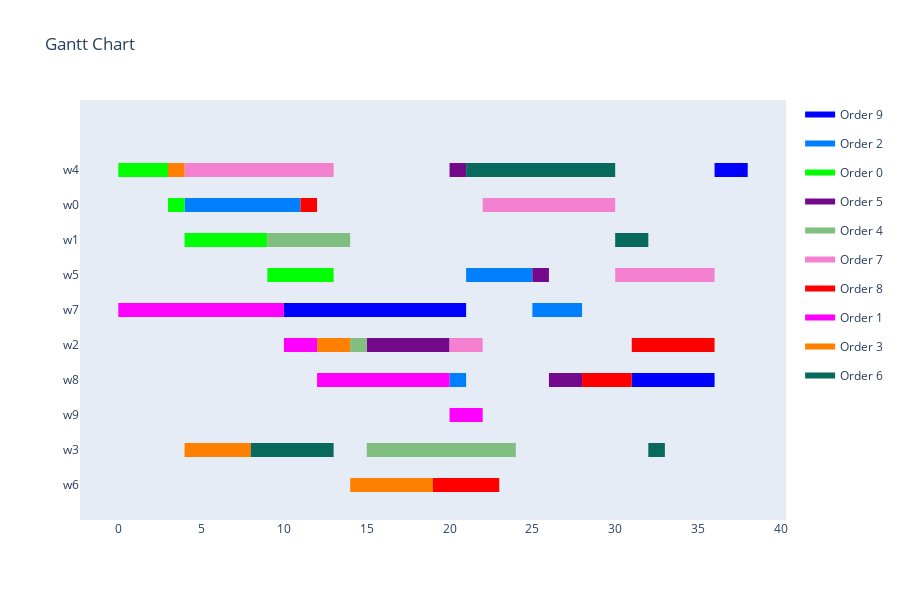
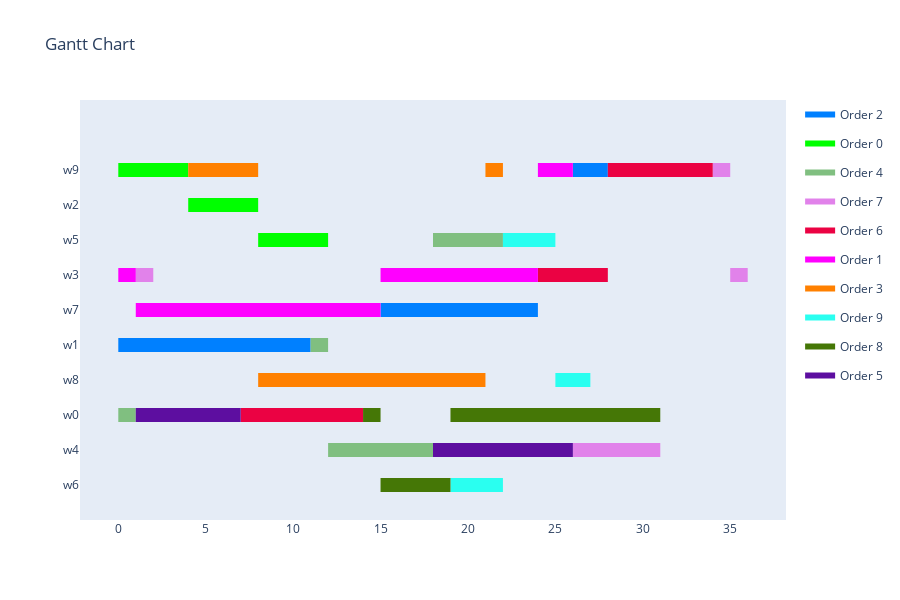
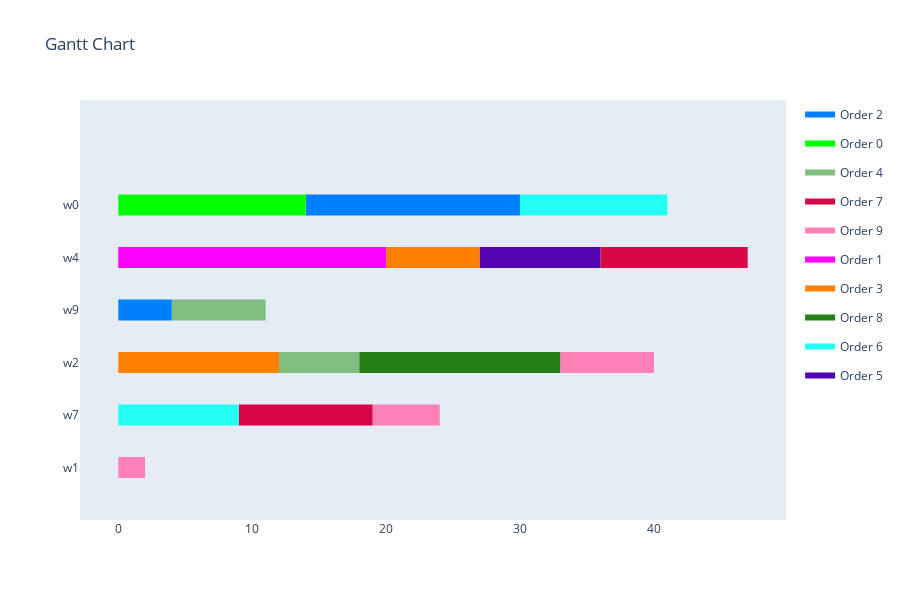

The notebook cell these images were saved under, in order:
### Code cell
all_results = mas.get_all_results()

for result in all_results:
    show_result(result)

print(f'\nDominance Values:')
for i in range(len(all_results)):
    print(f'{all_results[i][0].created_by.name}, {all_results[i][0].created_by.objective}: {mas.get_dominance(all_results, i)}')

### Figure 1 — Plotly figure (JSON) as saved in the notebook; plotly's stock layout.template omitted (floating-point values rounded to 4 significant figures)
{"data": [{"fill": "toself", "fillcolor": "rgb(0, 0, 255)", "hoverinfo": "name", "legendgroup": "rgb(0, 0, 255)", "mode": "none", "name": "Order 9", "type": "scatter", "x": [36, 38, 38, 36, 36, 10, 16, 16, 10, 10, 16, 21, 21, 16, 16, 31, 36, 36, 31], "y": [8.8, 8.8, 9.2, 9.2, null, 4.8, 4.8, 5.2, 5.2, null, 4.8, 4.8, 5.2, 5.2, null, 2.8, 2.8, 3.2, 3.2]}, {"fill": "toself", "fillcolor": "rgb(0, 128, 255)", "hoverinfo": "name", "legendgroup": "rgb(0, 128, 255)", "mode": "none", "name": "Order 2", "type": "scatter", "x": [4, 11, 11, 4, 4, 21, 25, 25, 21, 21, 25, 28, 28, 25, 25, 20, 21, 21, 20], "y": [7.8, 7.8, 8.2, 8.2, null, 5.8, 5.8, 6.2, 6.2, null, 4.8, 4.8, 5.2, 5.2, null, 2.8, 2.8, 3.2, 3.2]}, {"fill": "toself", "fillcolor": "rgb(0, 255, 0)", "hoverinfo": "name", "legendgroup": "rgb(0, 255, 0)", "mode": "none", "name": "Order 0", "type": "scatter", "x": [0, 3, 3, 0, 0, 3, 4, 4, 3, 3, 4, 9, 9, 4, 4, 9, 13, 13, 9], "y": [8.8, 8.8, 9.2, 9.2, null, 7.8, 7.8, 8.2, 8.2, null, 6.8, 6.8, 7.2, 7.2, null, 5.8, 5.8, 6.2, 6.2]}, {"fill": "toself", "fillcolor": "rgb(115, 10, 139)", "hoverinfo": "name", "legendgroup": "rgb(115, 10, 139)", "mode": "none", "name": "Order 5", "type": "scatter", "x": [20, 21, 21, 20, 20, 25, 26, 26, 25, 25, 15, 20, 20, 15, 15, 26, 28, 28, 26], "y": [8.8, 8.8, 9.2, 9.2, null, 5.8, 5.8, 6.2, 6.2, null, 3.8, 3.8, 4.2, 4.2, null, 2.8, 2.8, 3.2, 3.2]}, {"fill": "toself", "fillcolor": "rgb(128, 191, 128)", "hoverinfo": "name", "legendgroup": "rgb(128, 191, 128)", "mode": "none", "name": "Order 4", "type": "scatter", "x": [9, 13, 13, 9, 9, 13, 14, 14, 13, 13, 14, 15, 15, 14, 14, 15, 24, 24, 15], "y": [6.8, 6.8, 7.2, 7.2, null, 6.8, 6.8, 7.2, 7.2, null, 3.8, 3.8, 4.2, 4.2, null, 0.8, 0.8, 1.2, 1.2]}, {"fill": "toself", "fillcolor": "rgb(243, 129, 208)", "hoverinfo": "name", "legendgroup": "rgb(243, 129, 208)", "mode": "none", "name": "Order 7", "type": "scatter", "x": [4, 13, 13, 4, 4, 22, 30, 30, 22, 22, 30, 36, 36, 30, 30, 20, 22, 22, 20], "y": [8.8, 8.8, 9.2, 9.2, null, 7.8, 7.8, 8.2, 8.2, null, 5.8, 5.8, 6.2, 6.2, null, 3.8, 3.8, 4.2, 4.2]}, {"fill": "toself", "fillcolor": "rgb(255, 0, 0)", "hoverinfo": "name", "legendgroup": "rgb(255, 0, 0)", "mode": "none", "name": "Order 8", "type": "scatter", "x": [11, 12, 12, 11, 11, 31, 36, 36, 31, 31, 28, 31, 31, 28, 28, 19, 23, 23, 19], "y": [7.8, 7.8, 8.2, 8.2, null, 3.8, 3.8, 4.2, 4.2, null, 2.8, 2.8, 3.2, 3.2, null, -0.2, -0.2, 0.2, 0.2]}, {"fill": "toself", "fillcolor": "rgb(255, 0, 255)", "hoverinfo": "name", "legendgroup": "rgb(255, 0, 255)", "mode": "none", "name": "Order 1", "type": "scatter", "x": [0, 10, 10, 0, 0, 10, 12, 12, 10, 10, 12, 20, 20, 12, 12, 20, 22, 22, 20], "y": [4.8, 4.8, 5.2, 5.2, null, 3.8, 3.8, 4.2, 4.2, null, 2.8, 2.8, 3.2, 3.2, null, 1.8, 1.8, 2.2, 2.2]}, {"fill": "toself", "fillcolor": "rgb(255, 128, 0)", "hoverinfo": "name", "legendgroup": "rgb(255, 128, 0)", "mode": "none", "name": "Order 3", "type": "scatter", "x": [3, 4, 4, 3, 3, 12, 14, 14, 12, 12, 4, 8, 8, 4, 4, 14, 19, 19, 14], "y": [8.8, 8.8, 9.2, 9.2, null, 3.8, 3.8, 4.2, 4.2, null, 0.8, 0.8, 1.2, 1.2, null, -0.2, -0.2, 0.2, 0.2]}, {"fill": "toself", "fillcolor": "rgb(7, 106, 93)", "hoverinfo": "name", "legendgroup": "rgb(7, 106, 93)", "mode": "none", "name": "Order 6", "type": "scatter", "x": [21, 30, 30, 21, 21, 30, 32, 32, 30, 30, 8, 13, 13, 8, 8, 32, 33, 33, 32], "y": [8.8, 8.8, 9.2, 9.2, null, 6.8, 6.8, 7.2, 7.2, null, 0.8, 0.8, 1.2, 1.2, null, 0.8, 0.8, 1.2, 1.2]}, {"legendgroup": "rgb(0, 0, 255)", "marker": {"color": "rgb(0, 0, 255)", "opacity": 0, "size": 1}, "mode": "markers", "name": "", "showlegend": false, "text": [null, null, null, null, null, null, null, null], "type": "scatter", "x": [36, 38, 10, 16, 16, 21, 31, 36], "y": [9, 9, 5, 5, 5, 5, 3, 3]}, {"legendgroup": "rgb(0, 128, 255)", "marker": {"color": "rgb(0, 128, 255)", "opacity": 0, "size": 1}, "mode": "markers", "name": "", "showlegend": false, "text": [null, null, null, null, null, null, null, null], "type": "scatter", "x": [4, 11, 21, 25, 25, 28, 20, 21], "y": [8, 8, 6, 6, 5, 5, 3, 3]}, {"legendgroup": "rgb(0, 255, 0)", "marker": {"color": "rgb(0, 255, 0)", "opacity": 0, "size": 1}, "mode": "markers", "name": "", "showlegend": false, "text": [null, null, null, null, null, null, null, null], "type": "scatter", "x": [0, 3, 3, 4, 4, 9, 9, 13], "y": [9, 9, 8, 8, 7, 7, 6, 6]}, {"legendgroup": "rgb(115, 10, 139)", "marker": {"color": "rgb(115, 10, 139)", "opacity": 0, "size": 1}, "mode": "markers", "name": "", "showlegend": false, "text": [null, null, null, null, null, null, null, null], "type": "scatter", "x": [20, 21, 25, 26, 15, 20, 26, 28], "y": [9, 9, 6, 6, 4, 4, 3, 3]}, {"legendgroup": "rgb(128, 191, 128)", "marker": {"color": "rgb(128, 191, 128)", "opacity": 0, "size": 1}, "mode": "markers", "name": "", "showlegend": false, "text": [null, null, null, null, null, null, null, null], "type": "scatter", "x": [9, 13, 13, 14, 14, 15, 15, 24], "y": [7, 7, 7, 7, 4, 4, 1, 1]}, {"legendgroup": "rgb(243, 129, 208)", "marker": {"color": "rgb(243, 129, 208)", "opacity": 0, "size": 1}, "mode": "markers", "name": "", "showlegend": false, "text": [null, null, null, null, null, null, null, null], "type": "scatter", "x": [4, 13, 22, 30, 30, 36, 20, 22], "y": [9, 9, 8, 8, 6, 6, 4, 4]}, {"legendgroup": "rgb(255, 0, 0)", "marker": {"color": "rgb(255, 0, 0)", "opacity": 0, "size": 1}, "mode": "markers", "name": "", "showlegend": false, "text": [null, null, null, null, null, null, null, null], "type": "scatter", "x": [11, 12, 31, 36, 28, 31, 19, 23], "y": [8, 8, 4, 4, 3, 3, 0, 0]}, {"legendgroup": "rgb(255, 0, 255)", "marker": {"color": "rgb(255, 0, 255)", "opacity": 0, "size": 1}, "mode": "markers", "name": "", "showlegend": false, "text": [null, null, null, null, null, null, null, null], "type": "scatter", "x": [0, 10, 10, 12, 12, 20, 20, 22], "y": [5, 5, 4, 4, 3, 3, 2, 2]}, {"legendgroup": "rgb(255, 128, 0)", "marker": {"color": "rgb(255, 128, 0)", "opacity": 0, "size": 1}, "mode": "markers", "name": "", "showlegend": false, "text": [null, null, null, null, null, null, null, null], "type": "scatter", "x": [3, 4, 12, 14, 4, 8, 14, 19], "y": [9, 9, 4, 4, 1, 1, 0, 0]}, {"legendgroup": "rgb(7, 106, 93)", "marker": {"color": "rgb(7, 106, 93)", "opacity": 0, "size": 1}, "mode": "markers", "name": "", "showlegend": false, "text": [null, null, null, null, null, null, null, null], "type": "scatter", "x": [21, 30, 30, 32, 8, 13, 32, 33], "y": [9, 9, 7, 7, 1, 1, 1, 1]}], "layout": {"height": 600, "hovermode": "closest", "showlegend": true, "title": {"text": "Gantt Chart"}, "xaxis": {"rangeselector": {"buttons": [{"count": 7, "label": "1w", "step": "day", "stepmode": "backward"}, {"count": 1, "label": "1m", "step": "month", "stepmode": "backward"}, {"count": 6, "label": "6m", "step": "month", "stepmode": "backward"}, {"count": 1, "label": "YTD", "step": "year", "stepmode": "todate"}, {"count": 1, "label": "1y", "step": "year", "stepmode": "backward"}, {"step": "all"}]}, "showgrid": false, "type": "linear", "zeroline": false}, "yaxis": {"autorange": false, "range": [-1, 11], "showgrid": false, "ticktext": ["w6", "w3", "w9", "w8", "w2", "w7", "w5", "w1", "w0", "w4"], "tickvals": [0, 1, 2, 3, 4, 5, 6, 7, 8, 9], "zeroline": false}}}

### Figure 2 — Plotly figure (JSON) as saved in the notebook; plotly's stock layout.template omitted (floating-point values rounded to 4 significant figures)
{"data": [{"fill": "toself", "fillcolor": "rgb(0, 128, 255)", "hoverinfo": "name", "legendgroup": "rgb(0, 128, 255)", "mode": "none", "name": "Order 2", "type": "scatter", "x": [26, 28, 28, 26, 26, 15, 24, 24, 15, 15, 0, 1, 1, 0, 0, 1, 11, 11, 1], "y": [8.8, 8.8, 9.2, 9.2, null, 4.8, 4.8, 5.2, 5.2, null, 3.8, 3.8, 4.2, 4.2, null, 3.8, 3.8, 4.2, 4.2]}, {"fill": "toself", "fillcolor": "rgb(0, 255, 0)", "hoverinfo": "name", "legendgroup": "rgb(0, 255, 0)", "mode": "none", "name": "Order 0", "type": "scatter", "x": [0, 4, 4, 0, 0, 4, 7, 7, 4, 4, 7, 8, 8, 7, 7, 8, 12, 12, 8], "y": [8.8, 8.8, 9.2, 9.2, null, 7.8, 7.8, 8.2, 8.2, null, 7.8, 7.8, 8.2, 8.2, null, 6.8, 6.8, 7.2, 7.2]}, {"fill": "toself", "fillcolor": "rgb(128, 191, 128)", "hoverinfo": "name", "legendgroup": "rgb(128, 191, 128)", "mode": "none", "name": "Order 4", "type": "scatter", "x": [18, 22, 22, 18, 18, 11, 12, 12, 11, 11, 0, 1, 1, 0, 0, 12, 18, 18, 12], "y": [6.8, 6.8, 7.2, 7.2, null, 3.8, 3.8, 4.2, 4.2, null, 1.8, 1.8, 2.2, 2.2, null, 0.8, 0.8, 1.2, 1.2]}, {"fill": "toself", "fillcolor": "rgb(225, 130, 234)", "hoverinfo": "name", "legendgroup": "rgb(225, 130, 234)", "mode": "none", "name": "Order 7", "type": "scatter", "x": [34, 35, 35, 34, 34, 1, 2, 2, 1, 1, 35, 36, 36, 35, 35, 26, 31, 31, 26], "y": [8.8, 8.8, 9.2, 9.2, null, 5.8, 5.8, 6.2, 6.2, null, 5.8, 5.8, 6.2, 6.2, null, 0.8, 0.8, 1.2, 1.2]}, {"fill": "toself", "fillcolor": "rgb(235, 2, 67)", "hoverinfo": "name", "legendgroup": "rgb(235, 2, 67)", "mode": "none", "name": "Order 6", "type": "scatter", "x": [28, 32, 32, 28, 28, 32, 34, 34, 32, 32, 24, 28, 28, 24, 24, 7, 14, 14, 7], "y": [8.8, 8.8, 9.2, 9.2, null, 8.8, 8.8, 9.2, 9.2, null, 5.8, 5.8, 6.2, 6.2, null, 1.8, 1.8, 2.2, 2.2]}, {"fill": "toself", "fillcolor": "rgb(255, 0, 255)", "hoverinfo": "name", "legendgroup": "rgb(255, 0, 255)", "mode": "none", "name": "Order 1", "type": "scatter", "x": [24, 26, 26, 24, 24, 0, 1, 1, 0, 0, 15, 24, 24, 15, 15, 1, 15, 15, 1], "y": [8.8, 8.8, 9.2, 9.2, null, 5.8, 5.8, 6.2, 6.2, null, 5.8, 5.8, 6.2, 6.2, null, 4.8, 4.8, 5.2, 5.2]}, {"fill": "toself", "fillcolor": "rgb(255, 128, 0)", "hoverinfo": "name", "legendgroup": "rgb(255, 128, 0)", "mode": "none", "name": "Order 3", "type": "scatter", "x": [4, 8, 8, 4, 4, 21, 22, 22, 21, 21, 8, 16, 16, 8, 8, 16, 21, 21, 16], "y": [8.8, 8.8, 9.2, 9.2, null, 8.8, 8.8, 9.2, 9.2, null, 2.8, 2.8, 3.2, 3.2, null, 2.8, 2.8, 3.2, 3.2]}, {"fill": "toself", "fillcolor": "rgb(42, 255, 240)", "hoverinfo": "name", "legendgroup": "rgb(42, 255, 240)", "mode": "none", "name": "Order 9", "type": "scatter", "x": [22, 24, 24, 22, 22, 24, 25, 25, 24, 24, 25, 27, 27, 25, 25, 19, 22, 22, 19], "y": [6.8, 6.8, 7.2, 7.2, null, 6.8, 6.8, 7.2, 7.2, null, 2.8, 2.8, 3.2, 3.2, null, -0.2, -0.2, 0.2, 0.2]}, {"fill": "toself", "fillcolor": "rgb(69, 119, 6)", "hoverinfo": "name", "legendgroup": "rgb(69, 119, 6)", "mode": "none", "name": "Order 8", "type": "scatter", "x": [14, 15, 15, 14, 14, 19, 21, 21, 19, 19, 21, 31, 31, 21, 21, 15, 19, 19, 15], "y": [1.8, 1.8, 2.2, 2.2, null, 1.8, 1.8, 2.2, 2.2, null, 1.8, 1.8, 2.2, 2.2, null, -0.2, -0.2, 0.2, 0.2]}, {"fill": "toself", "fillcolor": "rgb(93, 14, 160)", "hoverinfo": "name", "legendgroup": "rgb(93, 14, 160)", "mode": "none", "name": "Order 5", "type": "scatter", "x": [1, 7, 7, 1, 1, 18, 19, 19, 18, 18, 19, 24, 24, 19, 19, 24, 26, 26, 24], "y": [1.8, 1.8, 2.2, 2.2, null, 0.8, 0.8, 1.2, 1.2, null, 0.8, 0.8, 1.2, 1.2, null, 0.8, 0.8, 1.2, 1.2]}, {"legendgroup": "rgb(0, 128, 255)", "marker": {"color": "rgb(0, 128, 255)", "opacity": 0, "size": 1}, "mode": "markers", "name": "", "showlegend": false, "text": [null, null, null, null, null, null, null, null], "type": "scatter", "x": [26, 28, 15, 24, 0, 1, 1, 11], "y": [9, 9, 5, 5, 4, 4, 4, 4]}, {"legendgroup": "rgb(0, 255, 0)", "marker": {"color": "rgb(0, 255, 0)", "opacity": 0, "size": 1}, "mode": "markers", "name": "", "showlegend": false, "text": [null, null, null, null, null, null, null, null], "type": "scatter", "x": [0, 4, 4, 7, 7, 8, 8, 12], "y": [9, 9, 8, 8, 8, 8, 7, 7]}, {"legendgroup": "rgb(128, 191, 128)", "marker": {"color": "rgb(128, 191, 128)", "opacity": 0, "size": 1}, "mode": "markers", "name": "", "showlegend": false, "text": [null, null, null, null, null, null, null, null], "type": "scatter", "x": [18, 22, 11, 12, 0, 1, 12, 18], "y": [7, 7, 4, 4, 2, 2, 1, 1]}, {"legendgroup": "rgb(225, 130, 234)", "marker": {"color": "rgb(225, 130, 234)", "opacity": 0, "size": 1}, "mode": "markers", "name": "", "showlegend": false, "text": [null, null, null, null, null, null, null, null], "type": "scatter", "x": [34, 35, 1, 2, 35, 36, 26, 31], "y": [9, 9, 6, 6, 6, 6, 1, 1]}, {"legendgroup": "rgb(235, 2, 67)", "marker": {"color": "rgb(235, 2, 67)", "opacity": 0, "size": 1}, "mode": "markers", "name": "", "showlegend": false, "text": [null, null, null, null, null, null, null, null], "type": "scatter", "x": [28, 32, 32, 34, 24, 28, 7, 14], "y": [9, 9, 9, 9, 6, 6, 2, 2]}, {"legendgroup": "rgb(255, 0, 255)", "marker": {"color": "rgb(255, 0, 255)", "opacity": 0, "size": 1}, "mode": "markers", "name": "", "showlegend": false, "text": [null, null, null, null, null, null, null, null], "type": "scatter", "x": [24, 26, 0, 1, 15, 24, 1, 15], "y": [9, 9, 6, 6, 6, 6, 5, 5]}, {"legendgroup": "rgb(255, 128, 0)", "marker": {"color": "rgb(255, 128, 0)", "opacity": 0, "size": 1}, "mode": "markers", "name": "", "showlegend": false, "text": [null, null, null, null, null, null, null, null], "type": "scatter", "x": [4, 8, 21, 22, 8, 16, 16, 21], "y": [9, 9, 9, 9, 3, 3, 3, 3]}, {"legendgroup": "rgb(42, 255, 240)", "marker": {"color": "rgb(42, 255, 240)", "opacity": 0, "size": 1}, "mode": "markers", "name": "", "showlegend": false, "text": [null, null, null, null, null, null, null, null], "type": "scatter", "x": [22, 24, 24, 25, 25, 27, 19, 22], "y": [7, 7, 7, 7, 3, 3, 0, 0]}, {"legendgroup": "rgb(69, 119, 6)", "marker": {"color": "rgb(69, 119, 6)", "opacity": 0, "size": 1}, "mode": "markers", "name": "", "showlegend": false, "text": [null, null, null, null, null, null, null, null], "type": "scatter", "x": [14, 15, 19, 21, 21, 31, 15, 19], "y": [2, 2, 2, 2, 2, 2, 0, 0]}, {"legendgroup": "rgb(93, 14, 160)", "marker": {"color": "rgb(93, 14, 160)", "opacity": 0, "size": 1}, "mode": "markers", "name": "", "showlegend": false, "text": [null, null, null, null, null, null, null, null], "type": "scatter", "x": [1, 7, 18, 19, 19, 24, 24, 26], "y": [2, 2, 1, 1, 1, 1, 1, 1]}], "layout": {"height": 600, "hovermode": "closest", "showlegend": true, "title": {"text": "Gantt Chart"}, "xaxis": {"rangeselector": {"buttons": [{"count": 7, "label": "1w", "step": "day", "stepmode": "backward"}, {"count": 1, "label": "1m", "step": "month", "stepmode": "backward"}, {"count": 6, "label": "6m", "step": "month", "stepmode": "backward"}, {"count": 1, "label": "YTD", "step": "year", "stepmode": "todate"}, {"count": 1, "label": "1y", "step": "year", "stepmode": "backward"}, {"step": "all"}]}, "showgrid": false, "type": "linear", "zeroline": false}, "yaxis": {"autorange": false, "range": [-1, 11], "showgrid": false, "ticktext": ["w6", "w4", "w0", "w8", "w1", "w7", "w3", "w5", "w2", "w9"], "tickvals": [0, 1, 2, 3, 4, 5, 6, 7, 8, 9], "zeroline": false}}}

### Figure 3 — Plotly figure (JSON) as saved in the notebook; plotly's stock layout.template omitted (floating-point values rounded to 4 significant figures)
{"data": [{"fill": "toself", "fillcolor": "rgb(0, 128, 255)", "hoverinfo": "name", "legendgroup": "rgb(0, 128, 255)", "mode": "none", "name": "Order 2", "type": "scatter", "x": [14, 19, 19, 14, 14, 19, 23, 23, 19, 19, 23, 30, 30, 23, 23, 0, 4, 4, 0], "y": [4.8, 4.8, 5.2, 5.2, null, 4.8, 4.8, 5.2, 5.2, null, 4.8, 4.8, 5.2, 5.2, null, 2.8, 2.8, 3.2, 3.2]}, {"fill": "toself", "fillcolor": "rgb(0, 255, 0)", "hoverinfo": "name", "legendgroup": "rgb(0, 255, 0)", "mode": "none", "name": "Order 0", "type": "scatter", "x": [0, 1, 1, 0, 0, 1, 2, 2, 1, 1, 2, 4, 4, 2, 2, 4, 14, 14, 4], "y": [4.8, 4.8, 5.2, 5.2, null, 4.8, 4.8, 5.2, 5.2, null, 4.8, 4.8, 5.2, 5.2, null, 4.8, 4.8, 5.2, 5.2]}, {"fill": "toself", "fillcolor": "rgb(128, 191, 128)", "hoverinfo": "name", "legendgroup": "rgb(128, 191, 128)", "mode": "none", "name": "Order 4", "type": "scatter", "x": [4, 8, 8, 4, 4, 8, 11, 11, 8, 8, 12, 13, 13, 12, 12, 13, 18, 18, 13], "y": [2.8, 2.8, 3.2, 3.2, null, 2.8, 2.8, 3.2, 3.2, null, 1.8, 1.8, 2.2, 2.2, null, 1.8, 1.8, 2.2, 2.2]}, {"fill": "toself", "fillcolor": "rgb(215, 6, 71)", "hoverinfo": "name", "legendgroup": "rgb(215, 6, 71)", "mode": "none", "name": "Order 7", "type": "scatter", "x": [36, 41, 41, 36, 36, 41, 45, 45, 41, 41, 45, 47, 47, 45, 45, 9, 19, 19, 9], "y": [3.8, 3.8, 4.2, 4.2, null, 3.8, 3.8, 4.2, 4.2, null, 3.8, 3.8, 4.2, 4.2, null, 0.8, 0.8, 1.2, 1.2]}, {"fill": "toself", "fillcolor": "rgb(252, 129, 184)", "hoverinfo": "name", "legendgroup": "rgb(252, 129, 184)", "mode": "none", "name": "Order 9", "type": "scatter", "x": [33, 35, 35, 33, 33, 35, 40, 40, 35, 35, 19, 24, 24, 19, 19, 0, 2, 2, 0], "y": [1.8, 1.8, 2.2, 2.2, null, 1.8, 1.8, 2.2, 2.2, null, 0.8, 0.8, 1.2, 1.2, null, -0.2, -0.2, 0.2, 0.2]}, {"fill": "toself", "fillcolor": "rgb(255, 0, 255)", "hoverinfo": "name", "legendgroup": "rgb(255, 0, 255)", "mode": "none", "name": "Order 1", "type": "scatter", "x": [0, 9, 9, 0, 0, 9, 14, 14, 9, 9, 14, 18, 18, 14, 14, 18, 20, 20, 18], "y": [3.8, 3.8, 4.2, 4.2, null, 3.8, 3.8, 4.2, 4.2, null, 3.8, 3.8, 4.2, 4.2, null, 3.8, 3.8, 4.2, 4.2]}, {"fill": "toself", "fillcolor": "rgb(255, 128, 0)", "hoverinfo": "name", "legendgroup": "rgb(255, 128, 0)", "mode": "none", "name": "Order 3", "type": "scatter", "x": [20, 25, 25, 20, 20, 25, 27, 27, 25, 25, 0, 5, 5, 0, 0, 5, 12, 12, 5], "y": [3.8, 3.8, 4.2, 4.2, null, 3.8, 3.8, 4.2, 4.2, null, 1.8, 1.8, 2.2, 2.2, null, 1.8, 1.8, 2.2, 2.2]}, {"fill": "toself", "fillcolor": "rgb(34, 128, 23)", "hoverinfo": "name", "legendgroup": "rgb(34, 128, 23)", "mode": "none", "name": "Order 8", "type": "scatter", "x": [18, 24, 24, 18, 18, 24, 27, 27, 24, 24, 27, 28, 28, 27, 27, 28, 33, 33, 28], "y": [1.8, 1.8, 2.2, 2.2, null, 1.8, 1.8, 2.2, 2.2, null, 1.8, 1.8, 2.2, 2.2, null, 1.8, 1.8, 2.2, 2.2]}, {"fill": "toself", "fillcolor": "rgb(36, 254, 244)", "hoverinfo": "name", "legendgroup": "rgb(36, 254, 244)", "mode": "none", "name": "Order 6", "type": "scatter", "x": [30, 34, 34, 30, 30, 34, 41, 41, 34, 34, 0, 2, 2, 0, 0, 2, 9, 9, 2], "y": [4.8, 4.8, 5.2, 5.2, null, 4.8, 4.8, 5.2, 5.2, null, 0.8, 0.8, 1.2, 1.2, null, 0.8, 0.8, 1.2, 1.2]}, {"fill": "toself", "fillcolor": "rgb(83, 5, 179)", "hoverinfo": "name", "legendgroup": "rgb(83, 5, 179)", "mode": "none", "name": "Order 5", "type": "scatter", "x": [27, 28, 28, 27, 27, 28, 29, 29, 28, 28, 29, 34, 34, 29, 29, 34, 36, 36, 34], "y": [3.8, 3.8, 4.2, 4.2, null, 3.8, 3.8, 4.2, 4.2, null, 3.8, 3.8, 4.2, 4.2, null, 3.8, 3.8, 4.2, 4.2]}, {"legendgroup": "rgb(0, 128, 255)", "marker": {"color": "rgb(0, 128, 255)", "opacity": 0, "size": 1}, "mode": "markers", "name": "", "showlegend": false, "text": [null, null, null, null, null, null, null, null], "type": "scatter", "x": [14, 19, 19, 23, 23, 30, 0, 4], "y": [5, 5, 5, 5, 5, 5, 3, 3]}, {"legendgroup": "rgb(0, 255, 0)", "marker": {"color": "rgb(0, 255, 0)", "opacity": 0, "size": 1}, "mode": "markers", "name": "", "showlegend": false, "text": [null, null, null, null, null, null, null, null], "type": "scatter", "x": [0, 1, 1, 2, 2, 4, 4, 14], "y": [5, 5, 5, 5, 5, 5, 5, 5]}, {"legendgroup": "rgb(128, 191, 128)", "marker": {"color": "rgb(128, 191, 128)", "opacity": 0, "size": 1}, "mode": "markers", "name": "", "showlegend": false, "text": [null, null, null, null, null, null, null, null], "type": "scatter", "x": [4, 8, 8, 11, 12, 13, 13, 18], "y": [3, 3, 3, 3, 2, 2, 2, 2]}, {"legendgroup": "rgb(215, 6, 71)", "marker": {"color": "rgb(215, 6, 71)", "opacity": 0, "size": 1}, "mode": "markers", "name": "", "showlegend": false, "text": [null, null, null, null, null, null, null, null], "type": "scatter", "x": [36, 41, 41, 45, 45, 47, 9, 19], "y": [4, 4, 4, 4, 4, 4, 1, 1]}, {"legendgroup": "rgb(252, 129, 184)", "marker": {"color": "rgb(252, 129, 184)", "opacity": 0, "size": 1}, "mode": "markers", "name": "", "showlegend": false, "text": [null, null, null, null, null, null, null, null], "type": "scatter", "x": [33, 35, 35, 40, 19, 24, 0, 2], "y": [2, 2, 2, 2, 1, 1, 0, 0]}, {"legendgroup": "rgb(255, 0, 255)", "marker": {"color": "rgb(255, 0, 255)", "opacity": 0, "size": 1}, "mode": "markers", "name": "", "showlegend": false, "text": [null, null, null, null, null, null, null, null], "type": "scatter", "x": [0, 9, 9, 14, 14, 18, 18, 20], "y": [4, 4, 4, 4, 4, 4, 4, 4]}, {"legendgroup": "rgb(255, 128, 0)", "marker": {"color": "rgb(255, 128, 0)", "opacity": 0, "size": 1}, "mode": "markers", "name": "", "showlegend": false, "text": [null, null, null, null, null, null, null, null], "type": "scatter", "x": [20, 25, 25, 27, 0, 5, 5, 12], "y": [4, 4, 4, 4, 2, 2, 2, 2]}, {"legendgroup": "rgb(34, 128, 23)", "marker": {"color": "rgb(34, 128, 23)", "opacity": 0, "size": 1}, "mode": "markers", "name": "", "showlegend": false, "text": [null, null, null, null, null, null, null, null], "type": "scatter", "x": [18, 24, 24, 27, 27, 28, 28, 33], "y": [2, 2, 2, 2, 2, 2, 2, 2]}, {"legendgroup": "rgb(36, 254, 244)", "marker": {"color": "rgb(36, 254, 244)", "opacity": 0, "size": 1}, "mode": "markers", "name": "", "showlegend": false, "text": [null, null, null, null, null, null, null, null], "type": "scatter", "x": [30, 34, 34, 41, 0, 2, 2, 9], "y": [5, 5, 5, 5, 1, 1, 1, 1]}, {"legendgroup": "rgb(83, 5, 179)", "marker": {"color": "rgb(83, 5, 179)", "opacity": 0, "size": 1}, "mode": "markers", "name": "", "showlegend": false, "text": [null, null, null, null, null, null, null, null], "type": "scatter", "x": [27, 28, 28, 29, 29, 34, 34, 36], "y": [4, 4, 4, 4, 4, 4, 4, 4]}], "layout": {"height": 600, "hovermode": "closest", "showlegend": true, "title": {"text": "Gantt Chart"}, "xaxis": {"rangeselector": {"buttons": [{"count": 7, "label": "1w", "step": "day", "stepmode": "backward"}, {"count": 1, "label": "1m", "step": "month", "stepmode": "backward"}, {"count": 6, "label": "6m", "step": "month", "stepmode": "backward"}, {"count": 1, "label": "YTD", "step": "year", "stepmode": "todate"}, {"count": 1, "label": "1y", "step": "year", "stepmode": "backward"}, {"step": "all"}]}, "showgrid": false, "type": "linear", "zeroline": false}, "yaxis": {"autorange": false, "range": [-1, 7], "showgrid": false, "ticktext": ["w1", "w7", "w2", "w9", "w4", "w0"], "tickvals": [0, 1, 2, 3, 4, 5], "zeroline": false}}}
